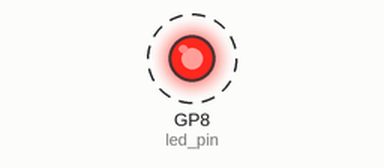
A program run on a simulated Raspberry Pi Pico running MicroPython. Shown: output pins drawn as LEDs (lit = HIGH). Wiring (from the project's diagram.json): red LED on GP8. Dashed ring = blinking.

Above: at 0.5 s.
Timing chart, 0 to 4.6 s (numbered marks = the images above):
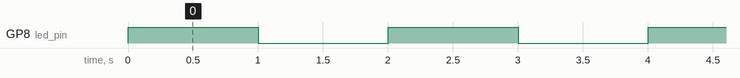

Measured:
- by itself, GP8 (led_pin): alternates HIGH for 1.0 s and LOW for 1.0 s

The program:

main.py
```python
import machine
import utime

# LED'in bağlı olduğu GPIO pini
led_pin = machine.Pin(8, machine.Pin.OUT)

while True:
    # LED'i yak
    led_pin.value(1)
    utime.sleep(1)  # 1 saniye bekle

    # LED'i söndür
    led_pin.value(0)
    utime.sleep(1)  # 1 saniye bekle
```
